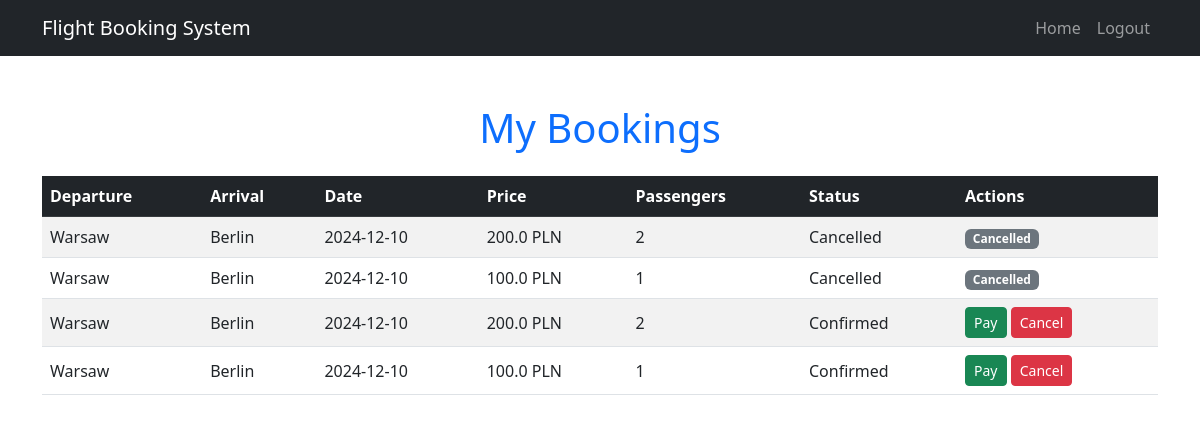
Page /my_bookings (signed in) on the committed database.
### app.py (models this page shows)
class Booking(db.Model):
    id = db.Column(db.Integer, primary_key=True)
    user_id = db.Column(db.Integer, db.ForeignKey('user.id'), nullable=False)
    flight_id = db.Column(db.Integer, db.ForeignKey('flight.id'), nullable=False)
    number_of_passengers = db.Column(db.Integer, nullable=False)
    status = db.Column(db.String(100), default="Confirmed")
    is_paid = db.Column(db.Boolean, default=False)
    flight = db.relationship('Flight', backref='bookings', lazy=True)

class Flight(db.Model):
    id = db.Column(db.Integer, primary_key=True)
    departure_city = db.Column(db.String(100), nullable=False)
    arrival_city = db.Column(db.String(100), nullable=False)
    date = db.Column(db.String(100), nullable=False)
    price = db.Column(db.Float, nullable=False)
    available_seats = db.Column(db.Integer, nullable=False)

### app.py (the view)
@app.route("/my_bookings")
@login_required
def my_bookings():
    bookings = Booking.query.filter_by(user_id=current_user.id).all()
    return render_template("my_bookings.html", bookings=bookings)

### app.py (called while the page is built)
@login_manager.user_loader
def load_user(user_id):
    return User.query.get(int(user_id))

    @property
    def is_active(self):
        return True

### templates/my_bookings.html (shortened to what this page needs)
<!DOCTYPE html>
<html lang="en">
<head>
    <link href="https://cdn.jsdelivr.net/npm/bootstrap@5.3.0/dist/css/bootstrap.min.css" rel="stylesheet">
</head>
<body>
    <nav class="navbar navbar-expand-lg navbar-dark bg-dark">
        <div class="container">
            <a class="navbar-brand" href="/">Flight Booking System</a>
            <div class="collapse navbar-collapse" id="navbarNav">
                <ul class="navbar-nav ms-auto">
                    <li class="nav-item">
                        <a class="nav-link" href="/">Home</a>
                    </li>
                    <li class="nav-item">
                        <a class="nav-link" href="/logout">Logout</a>
                    </li>
                </ul>
            </div>
        </div>
    </nav>
    <div class="container mt-5">
        <h1 class="text-center text-primary mb-4">My Bookings</h1>
        {% if bookings %}
        <div class="table-responsive">
            <table class="table table-striped table-hover align-middle">
                <thead class="table-dark">
                    <tr>
                        <th scope="col">Departure</th>
                        <th scope="col">Arrival</th>
                        <th scope="col">Date</th>
                        <th scope="col">Price</th>
                        <th scope="col">Passengers</th>
                        <th scope="col">Status</th>
                        <th scope="col">Actions</th>
                    </tr>
                </thead>
                <tbody>
                    {% for booking in bookings %}
                    <tr>
                        <td>{{ booking.flight.departure_city }}</td>
                        <td>{{ booking.flight.arrival_city }}</td>
                        <td>{{ booking.flight.date }}</td>
                        <td>{{ booking.flight.price * booking.number_of_passengers }} PLN</td>
                        <td>{{ booking.number_of_passengers }}</td>
                        <td>{{ booking.status }}</td>
                        <td>
                            {% if booking.status != 'Cancelled' %}
                            <form action="/pay_booking/{{ booking.id }}" method="POST" class="d-inline">
                                <button type="submit" class="btn btn-success btn-sm">Pay</button>
                            </form>
                            <form action="/cancel_booking/{{ booking.id }}" method="POST" class="d-inline">
                                <button type="submit" class="btn btn-danger btn-sm">Cancel</button>
                            </form>
                            {% else %}
                            <span class="badge bg-secondary">Cancelled</span>
                            {% endif %}
                        </td>
                    </tr>
                    {% endfor %}
                </tbody>
            </table>
        </div>
        {% else %}
        <p class="text-center text-muted">You have no bookings yet.</p>
        {% endif %}
    </div>
</body>
</html>

### rows in the picture
Booking: flight.departure_city "Warsaw", flight.arrival_city "Berlin", flight "2024-12-10", booking.flight.price*booking.number_of_passengers "200.0", number_of_passengers "2", status "Cancelled"
Booking: flight.departure_city "Warsaw", flight.arrival_city "Berlin", flight "2024-12-10", booking.flight.price*booking.number_of_passengers "100.0", number_of_passengers "1", status "Cancelled"
Booking: flight.departure_city "Warsaw", flight.arrival_city "Berlin", flight "2024-12-10", booking.flight.price*booking.number_of_passengers "200.0", number_of_passengers "2", status "Confirmed"
Booking: flight.departure_city "Warsaw", flight.arrival_city "Berlin", flight "2024-12-10", booking.flight.price*booking.number_of_passengers "100.0", number_of_passengers "1", status "Confirmed"
